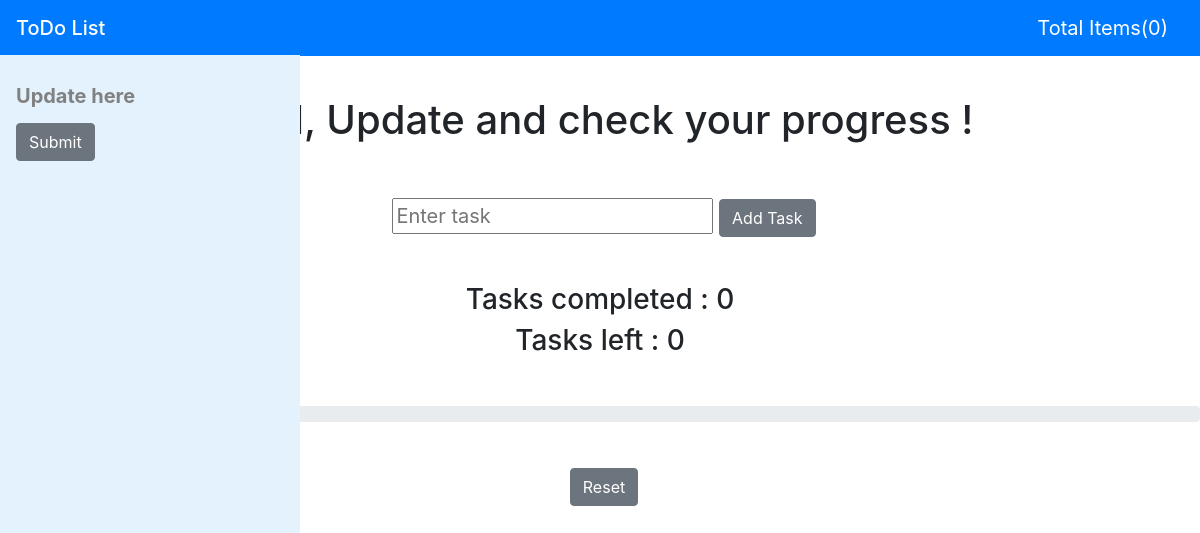
Page /home/ on the earlier database version.
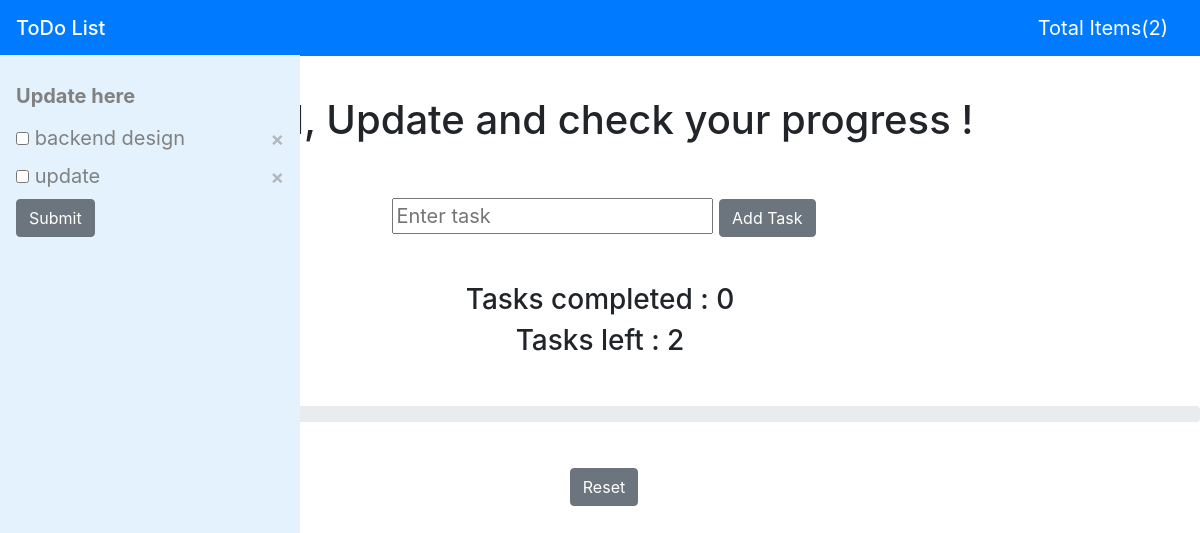
Same page on the later database version.
### home/models.py (models this page shows)
class tasks(models.Model):
    taskname=models.CharField(max_length=50)
    completed=models.BooleanField(default=False)

### home/views.py (the view)
# urls.py: path('',views.home,name='home'),
def home(request):
    c=tasks.objects.all()
    d=tasks.objects.all().count()
    incom=tasks.objects.filter(completed=False).count()
    if(d!=0):
        com=d-incom
        per=com/d
        per=per*100
    else:
        com=0
        per=0
        incom=0
    return render(request,'home.html',{'com':int(per),'task':c,'total':d,'complete':com,'incomplete':incom})

### home/templates/home.html (shortened to what this page needs)
<!DOCTYPE html>
<html>
    <head>
        <link rel="stylesheet" href="https://stackpath.bootstrapcdn.com/bootstrap/4.4.1/css/bootstrap.min.css">
        {% load static %}
        <link rel="stylesheet" type="text/css" href="{%static 'home/todo.css'%}">
    </head>
    <body>
      <nav class="navbar navbar-dark bg-primary">
            <span class="navbar-brand mb-0 h1">ToDo List</span>
            <span class="navbar-brand my-6">Total Items({{ total }})</span>
        </nav>
          <div class="sidenav">
            <span style="font-weight: bold;">Update here</span>
            <form action="updating/" method="POST">{% csrf_token %}
                  {% for i in task %}
                    {% if i.completed == True %}
                        <input id="removed" type="checkbox" name="tick" value="{{ i.id }}" checked>
                    {% else %}
                        <input id="removed" type="checkbox" name="tick" value="{{ i.id }}">
                    {% endif %}
                    <label id="taskname">{{ i.taskname }}</label>
                    <button onclick="getsid({{i.id}})" id="cross" value="{{i.taskname}}" style="float: right; margin-left: -50%;" type="button" class="close" aria-label="Close" data-toggle="modal" data-target="#deleteModal">
                      <span aria-hidden="true">&times;</span>
                    </button>
                    <br>
                  {% endfor %}
                <button class="btn btn-secondary">Submit</button>
            </form>
          </div>
          <p><br></p>
          <h1 style="text-align: center;">Add, Update and check your progress !</h1>
          <p><br></p>
          <form style="text-align: center;" action="adding/" method="POST">{% csrf_token %}
                <input type="text" name='task' placeholder='Enter task'>
                <button class="btn btn-secondary">Add Task</button>
          </form>
          <p><br></p>
          <h3 style="text-align: center;">Tasks completed : {{ complete }}</h3>
          <h3 style="text-align: center;">Tasks left : {{ incomplete }}</h3>
          <p><br></p>
          <div class="progress">
          </div>
          <p><br></p>
          <form style="text-align: center;" action="reset/" method="POST">{% csrf_token %}
            <button class="btn btn-secondary">Reset</button>
          </form>
    </body>
</html>

### home/static/home/todo.css (style rules this page uses)
.sidenav { margin-top: 55px; height: 100%; width: 300px; position: fixed; z-index: 1; top: 0; left: 0; background-color: #e3f2fd; overflow-x: hidden; padding-top: 20px; }
.sidenav span,form { padding: 6px 8px 6px 16px; text-decoration: none; font-size: 20px; color: #818181; display: block; }

Differences in the rows shown:
added tasks: taskname "backend design"
added tasks: taskname "update"
Other differences:
{{ total }}: "0" → "2"
{{ incomplete }}: "0" → "2"
